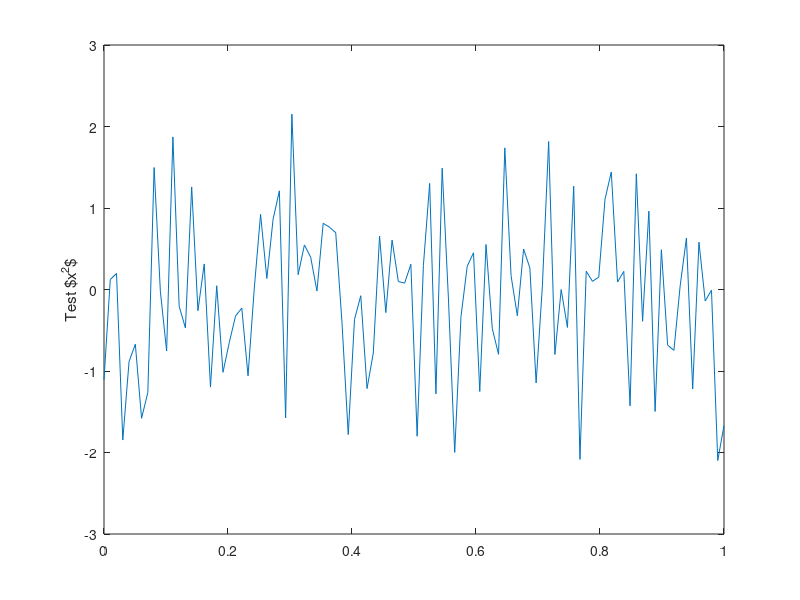

The MATLAB source for this figure:
function result = test_ylabel_001
result = false;
a = figure;
plot(linspace(0,1),randn(1,100));
ylabel('Test $x^2$');
drawnow;
close(a);
result = true;
